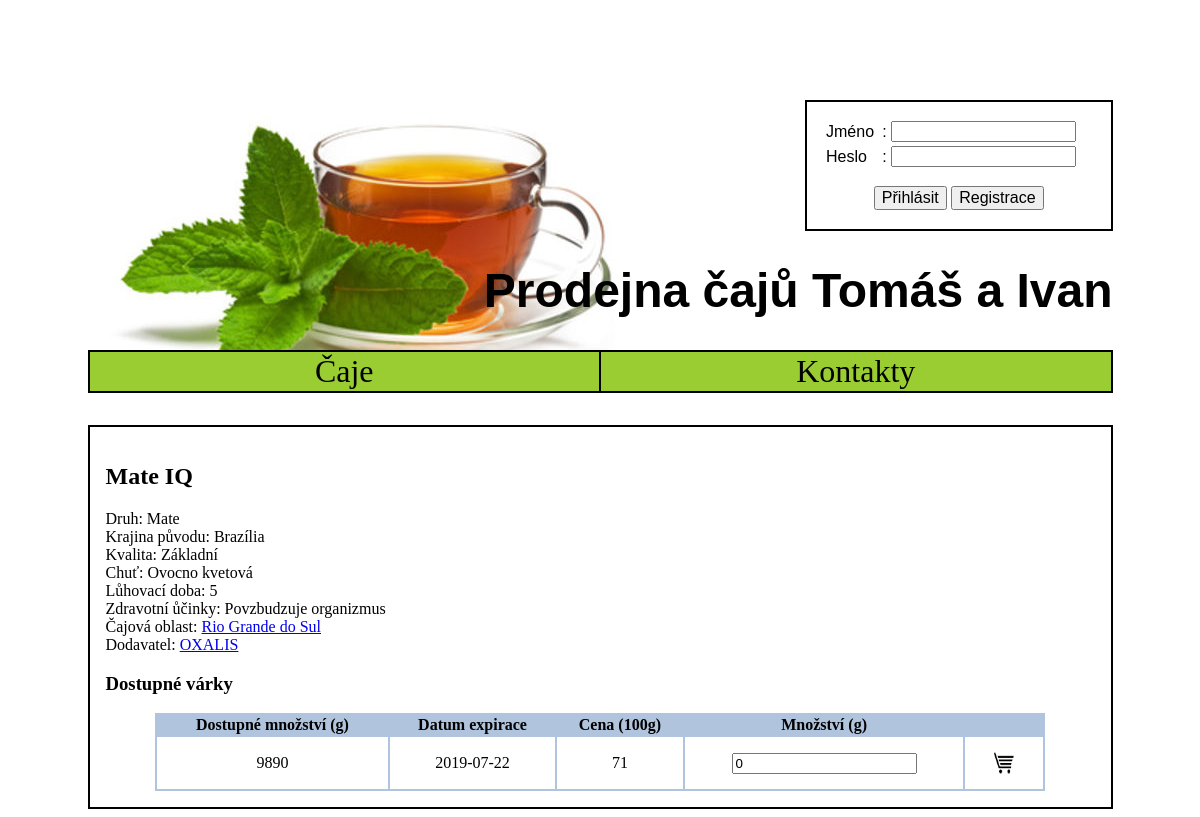
/caj.php?id=4, run on the app's committed database.
### tables this page shows
create table Caj(
  pk INT NOT NULL AUTO_INCREMENT,
  nazov VARCHAR(50) NOT NULL,
  druh VARCHAR(50),
  krajinaPovodu VARCHAR(50),
  kvalita VARCHAR(5),
  chut VARCHAR(500),
  dobaLuhovania NUMERIC(2, 0),
  zdravotneUcinky VARCHAR(500),
  cajovaoblast_pk INT,
  dodavatel_pk INT NOT NULL,
  PRIMARY KEY(pk)
);

create table CajovaOblast(
  pk INT NOT NULL AUTO_INCREMENT,
  nazov VARCHAR(50) NOT NULL,
  popis VARCHAR(500),
  typickyDruh VARCHAR(50),
  charaktCajov VARCHAR(500),
  PRIMARY KEY(pk)
);

create table Dodavatel(
  pk INT NOT NULL AUTO_INCREMENT,
  nazov VARCHAR(50) NOT NULL,
  ico NUMERIC(8, 0) NOT NULL,
  weblink VARCHAR(50),
  sidlo VARCHAR(50),
  PRIMARY KEY(pk)
);

create table Varka(
  pk INT NOT NULL AUTO_INCREMENT,
   
  cena NUMERIC(5, 2) NOT NULL,
   
  dostupneMnozstvo NUMERIC(8, 0),
  datumExpiracie DATE NOT NULL,
   
  zlava NUMERIC(3, 2) NOT NULL,
  miestoNaSklade NUMERIC(2, 0),
  caj_pk INT NOT NULL,
  PRIMARY KEY(pk)
);

### loginDetection.php (called while the page is built, shortened)
<?php
    $isAdmin = false;
?>

### caj.php (the view, shortened to what this page needs)
<!DOCTYPE HTML PUBLIC "-//W3C//DTD HTML 4.01 Transitional//EN">
<html>
<head>
<link rel="stylesheet" href="style.css" type="text/css" >
</head>
<body>
    <div id="main">
        <?php include 'header.php' ?>
        <?php include 'menu.php' ?>
        <div id="content">
            <?php
            $teaId = -1;
            if (array_key_exists('id', $_GET))
                $teaId = $_GET['id'];
            $result = $db->query('SELECT c.*, d.nazov as dNazov, o.nazov as oNazov FROM (Caj as c LEFT JOIN Dodavatel AS d on c.dodavatel_pk = d.pk) LEFT JOIN CajovaOblast AS o ON c.cajovaoblast_pk = o.pk WHERE c.pk=' . $teaId);
            if ($result->num_rows == 1)
            {
                $tea = $result->fetch_assoc();
            ?>
                <h2> <?php echo $tea['nazov'] ?> </h2>
                Druh: <?php echo $tea['druh'] ?> <br />
                Krajina původu: <?php echo $tea['krajinaPovodu'] ?> <br />
                Kvalita: <?php echo empty($tea['kvalita']) ? 'Základní' : $tea['kvalita'] ?> <br />
                Chuť: <?php echo $tea['chut'] ?> <br />
                Lůhovací doba: <?php echo $tea['dobaLuhovania'] ?> <br />
                Zdravotní ůčinky: <?php echo empty($tea['zdravotneUcinky']) ? 'Žádné' : $tea['zdravotneUcinky'] ?> <br />
                Čajová oblast:
                <?php
                if (empty($tea['cajovaoblast_pk']))
                    echo 'Neznámá';
                else
                    echo '<a href=' . $web_home . 'area.php?id=' . $tea['cajovaoblast_pk'] . '>' . $tea['oNazov'] . '</a>';
                ?> <br />
                Dodavatel:
                <?php
                if (empty($tea['dodavatel_pk']))
                    echo 'Neznámý';
                else
                    echo '<a href=' . $web_home . 'supplier.php?id=' . $tea['dodavatel_pk'] . '>' . $tea['dNazov'] . '</a>';
                ?> <br />
                <h3> Dostupné várky </h3>
                <?php
                $result = $db->query('SELECT * FROM Varka WHERE Varka.caj_pk='. $teaId);
                if ($result and $result->num_rows > 0)
                {
                ?>
                    <table id="teaTable">
                    <tr>
                        <th>Dostupné množství (g)</th>
                        <th>Datum expirace</th>
                        <th>Cena (100g)</th>
                        <?php if (!$isAdmin) { ?>
                        <th>Množství (g)</th>
                        <?php } ?>
                    </tr>
                    <?php
                    while($row = $result->fetch_assoc()) {
                        echo '<tr class="teaTableRow">';
                        echo '<td>' . $row['dostupneMnozstvo'] . '</td>';
                        echo '<td>' . $row['datumExpiracie'] . '</td>';
                        $discount = floatval($row['zlava']);
                        $price = floatval($row['cena']);
                        if ($discount > 0.0)
                        {
                            $discountPrice = $price * (1.0 - $discount);
                            echo '<td>' . $discountPrice . '</td>';
                        }
                        else
                        {
                            echo '<td>' . $price . '</td>';
                        }
                        if (!$isAdmin) {
                            echo '<td><input type=number id="amount' . $row['pk'] . '" value="0" /></td>';
                            echo '<td onClick=\'addToCart(' . $row['pk'] . ')\'><img src="obrazky/cart.png" class="cartImg"></td>';
                        }
                        echo '</tr>';
                    }
                }
                else
                {
                    echo 'Pro tento čaj nejsou momentálně dostupné žádne várky.';
                }
                ?>
            </table>
            <?php
            }
            else
            {
                echo '<h2>' . 'Neznámý čaj' . '</h2>';
            }
            ?>
        </div>
    </div>
</body>
</html>

### style.css (style rules this page uses)
body { text-align: center; }
#main { text-align: left; width: 1025px; margin: auto; background-color: white; }
#content { margin-top: 2em; padding: 1em; border: 2px solid black; }
#teaTable { margin-left: auto; margin-right: auto; width: 90%; background-color: #b0c4de; }
#teaTable td { cursor: default; }
.teaTableRow { background-color: #ffffff; }
.teaTableRow td { text-align: center; cursor: default; }
.cartImg { width: 50px; height: 50px; }

### data on the page
caj: nazov "Mate IQ", druh "Mate", krajinaPovodu "Brazília", chut "Ovocno kvetová", dobaLuhovania "5", zdravotneUcinky "Povzbudzuje organizmus", cajovaoblast_pk.nazov "Rio Grande do Sul", dodavatel_pk.nazov "OXALIS"
varka: dostupneMnozstvo "9890", datumExpiracie "2019-07-22", cena "71"
